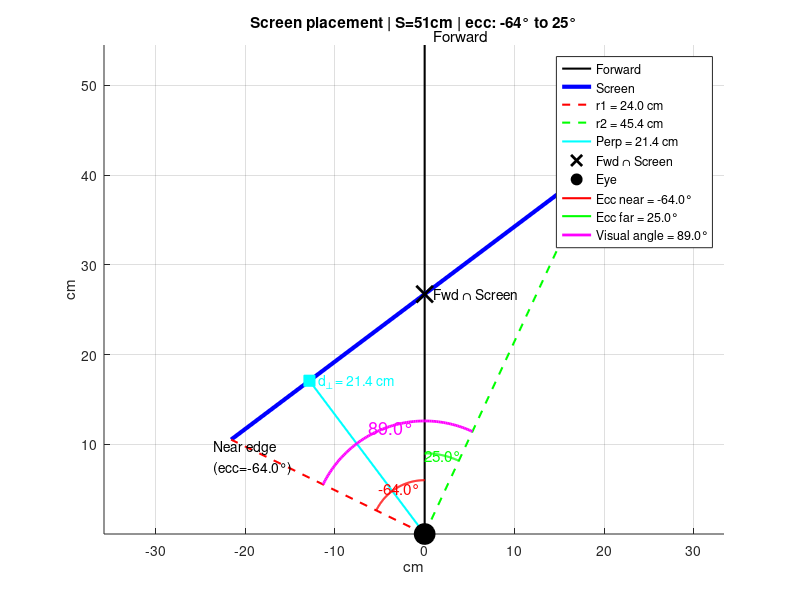

Write MATLAB code to recreate this figure.
clc; clear; close all;

% =========================================================
% MODE: 'forward'  -> give r1, r2, S, theta_near => get eccentricities + plot
%       'inverse'  -> give ecc_near, ecc_far, S   => get r1, r2, theta_near + plot
% =========================================================
mode = 'inverse';

eye           = [0, 0];
mouse_forward = [0, 1];

% --- FORWARD inputs ---
r1        = 24;       % cm
r2        = 53;       % cm
S         = 51;       % cm
theta_near = 3*pi/4;  % rad, direction to near edge from x-axis

% --- INVERSE inputs ---
ecc_near_target = -64;   % deg, right of forward (near edge) %from Jorrits paper
ecc_far_target  = +25;   % deg, left  of forward (far edge)
S_inv           = 51;    % cm, screen physical length
r1_inv          = 24;    % cm, fix distance to near edge, r2 will be solved

% =========================================================

fwd_angle = atan2(mouse_forward(2), mouse_forward(1));

if strcmp(mode, 'inverse')
    S  = S_inv;
    r1 = r1_inv;

    % Direction angles from x-axis
    angle_near = fwd_angle - deg2rad(ecc_near_target);
    angle_far  = fwd_angle - deg2rad(ecc_far_target);

    u_near = [cos(angle_near), sin(angle_near)];
    u_far  = [cos(angle_far),  sin(angle_far)];

    % Law of cosines: S^2 = r1^2 + r2^2 - 2*r1*r2*cos(theta)
    cos_theta = dot(u_near, u_far);
    % Solve quadratic for r2
    A =  1;
    B = -2*r1*cos_theta;
    C =  r1^2 - S^2;
    disc = B^2 - 4*A*C;
    if disc < 0
        error('No real solution for r2 — check inputs');
    end
    r2_candidates = [(-B + sqrt(disc))/(2*A), (-B - sqrt(disc))/(2*A)];
    r2 = r2_candidates(r2_candidates > 0);
    if isempty(r2)
        error('No positive r2 solution');
    end
    r2 = r2(1);  % take first positive

    near_edge  = r1 * u_near;
    far_edge   = r2 * u_far;
    theta_near = angle_near;

    fprintf('=== INVERSE SOLUTION ===\n');
    fprintf('r1 (near edge distance): %.2f cm\n', r1);
    fprintf('r2 (far edge distance):  %.2f cm\n', r2);
    fprintf('S  (screen length):      %.2f cm\n', S);
    fprintf('theta_near:              %.4f rad  (%.1f deg from x-axis)\n', theta_near, rad2deg(theta_near));
    fprintf('Ecc near: %.2f deg  |  Ecc far: %.2f deg\n', ecc_near_target, ecc_far_target);

else  % forward
    near_edge = r1 * [cos(theta_near), sin(theta_near)];

    d = norm(near_edge - eye);
    if d > r2+S || d < abs(r2-S)
        error('No solution: check r1, r2, S');
    end
    a  = (r2^2 - S^2 + d^2) / (2*d);
    h  = sqrt(r2^2 - a^2);
    P2 = eye + a*(near_edge - eye)/d;
    perp = h * [-(near_edge(2)-eye(2))/d, (near_edge(1)-eye(1))/d];
    F1 = P2 + perp;
    F2 = P2 - perp;
    far_edge = F1;
    if F2(2) > F1(2), far_edge = F2; end
end

% --- Visual angle ---
cos_va = (r1^2 + r2^2 - S^2) / (2*r1*r2);
visual_angle_deg = rad2deg(acos(cos_va));

% --- Eccentricities ---
angle_near_c = atan2(near_edge(2)-eye(2), near_edge(1)-eye(1));
angle_far_c  = atan2(far_edge(2)-eye(2),  far_edge(1)-eye(1));
ecc_near = rad2deg(fwd_angle - angle_near_c);
ecc_far  = rad2deg(fwd_angle - angle_far_c);

fprintf('Ecc near (computed): %.2f deg\n', ecc_near);
fprintf('Ecc far  (computed): %.2f deg\n', ecc_far);
fprintf('Visual angle:        %.2f deg\n', visual_angle_deg);

% --- Rotate so forward = straight up ---
rot_angle = pi/2 - fwd_angle;
R = [cos(rot_angle), -sin(rot_angle);
     sin(rot_angle),  cos(rot_angle)];

near_r = (R * near_edge')';
far_r  = (R * far_edge')';
eye_r  = (R * eye')';

% --- Derived geometry in rotated frame ---
screen_dir = far_r - near_r;

% Perpendicular foot from eye to screen
t_perp    = dot(eye_r - near_r, screen_dir) / dot(screen_dir, screen_dir);
perp_foot = near_r + t_perp * screen_dir;
perp_dist = norm(perp_foot - eye_r);

% Forward-screen intersection
fwd_intersect = [];
if abs(screen_dir(1)) > 1e-9
    t_int = (eye_r(1) - near_r(1)) / screen_dir(1);
    if t_int >= 0 && t_int <= 1
        candidate = near_r + t_int * screen_dir;
        if candidate(2) > eye_r(2)
            fwd_intersect = candidate;
        end
    end
end

% Rotated angles for arcs
angle_near_r = atan2(near_r(2)-eye_r(2), near_r(1)-eye_r(1));
angle_far_r  = atan2(far_r(2)-eye_r(2),  far_r(1)-eye_r(1));
fwd_angle_r  = pi/2;

% --- PLOT ---
figure; hold on; axis equal; grid on;

% Forward line
fwd_len = max(r1,r2) * 1.2;
plot([eye_r(1), eye_r(1)], [eye_r(2), eye_r(2)+fwd_len], ...
    'k-', 'LineWidth', 1.5, 'DisplayName', 'Forward');
text(eye_r(1)+1, eye_r(2)+fwd_len+1, 'Forward', 'FontSize', 11, 'Color', 'k');

% Screen
plot([near_r(1), far_r(1)], [near_r(2), far_r(2)], ...
    'b-', 'LineWidth', 3, 'DisplayName', 'Screen');

% Eye to edges
plot([eye_r(1), near_r(1)], [eye_r(2), near_r(2)], ...
    'r--', 'LineWidth', 1.5, 'DisplayName', sprintf('r1 = %.1f cm', r1));
plot([eye_r(1), far_r(1)],  [eye_r(2), far_r(2)],  ...
    'g--', 'LineWidth', 1.5, 'DisplayName', sprintf('r2 = %.1f cm', r2));

% Perpendicular
if t_perp >= 0 && t_perp <= 1
    plot([eye_r(1), perp_foot(1)], [eye_r(2), perp_foot(2)], ...
        'c-', 'LineWidth', 1.5, 'DisplayName', sprintf('Perp = %.1f cm', perp_dist));
    plot(perp_foot(1), perp_foot(2), 'cs', 'MarkerSize', 8, ...
        'MarkerFaceColor', 'c', 'HandleVisibility', 'off');
    text(perp_foot(1)+1, perp_foot(2), ...
        sprintf('d_{\\perp} = %.1f cm', perp_dist), 'FontSize', 10, 'Color', 'c');
end

% Forward-screen intersection
if ~isempty(fwd_intersect)
    plot(fwd_intersect(1), fwd_intersect(2), 'kx', ...
        'MarkerSize', 12, 'LineWidth', 2, 'DisplayName', 'Fwd \cap Screen');
    text(fwd_intersect(1)+1, fwd_intersect(2), ...
        'Fwd \cap Screen', 'FontSize', 10, 'Color', 'k');
end

% Eye
plot(eye_r(1), eye_r(2), 'ko', 'MarkerSize', 15, 'MarkerFaceColor', 'k', ...
    'DisplayName', 'Eye');

% Arcs
arc_r = min(r1,r2) * 0.25;

arc1 = linspace(fwd_angle_r, angle_near_r, 100);
plot(eye_r(1) + arc_r*cos(arc1), eye_r(2) + arc_r*sin(arc1), ...
    'r-', 'LineWidth', 1.5, 'DisplayName', sprintf('Ecc near = %.1f°', ecc_near));
text(eye_r(1) + arc_r*cos(mean(arc1)) - 2, ...
     eye_r(2) + arc_r*sin(mean(arc1)), ...
     sprintf('%.1f°', ecc_near), 'FontSize', 11, 'Color', 'r');

arc2 = linspace(fwd_angle_r, angle_far_r, 100);
plot(eye_r(1) + arc_r*1.5*cos(arc2), eye_r(2) + arc_r*1.5*sin(arc2), ...
    'g-', 'LineWidth', 1.5, 'DisplayName', sprintf('Ecc far = %.1f°', ecc_far));
text(eye_r(1) + arc_r*1.5*cos(mean(arc2)) - 2, ...
     eye_r(2) + arc_r*1.5*sin(mean(arc2)), ...
     sprintf('%.1f°', ecc_far), 'FontSize', 11, 'Color', 'g');

arc3 = linspace(angle_near_r, angle_far_r, 100);
plot(eye_r(1) + arc_r*2.1*cos(arc3), eye_r(2) + arc_r*2.1*sin(arc3), ...
    'm-', 'LineWidth', 2, 'DisplayName', sprintf('Visual angle = %.1f°', visual_angle_deg));
text(eye_r(1) + arc_r*2.1*cos(mean(arc3)) - 2, ...
     eye_r(2) + arc_r*2.1*sin(mean(arc3)), ...
     sprintf('%.1f°', visual_angle_deg), 'FontSize', 13, 'Color', 'm');

% Labels
text(near_r(1)-2, near_r(2)-2, sprintf('Near edge\n(ecc=%.1f°)', ecc_near), 'FontSize', 10);
text(far_r(1)-2,  far_r(2)+2,  sprintf('Far edge\n(ecc=%.1f°)', ecc_far),  'FontSize', 10);

title(sprintf('Screen placement | S=%.0fcm | ecc: %.0f° to %.0f°', S, ecc_near, ecc_far));
xlabel('cm'); ylabel('cm');
legend('Location', 'best');
